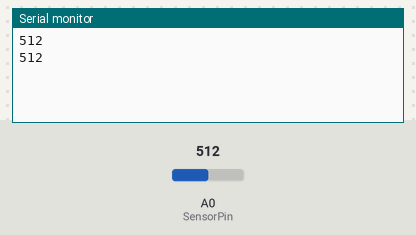
Recording of a sketch running on a simulated Arduino Uno, built with avr-gcc and run on an emulated ATmega328P. Shown: the last lines printed to the serial monitor. Inputs (shaded band) come from the test bench; at power-on: A0 (SensorPin) = 512.

Above: at 1.8 s.
1.9 s: A0 (SensorPin) set to 716
At 2.4 s:
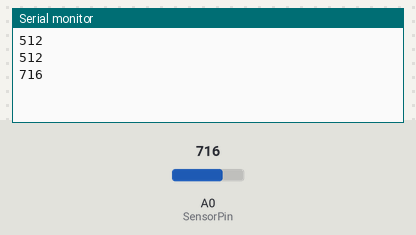
3.4 s: A0 (SensorPin) set to 900
At 4.8 s:
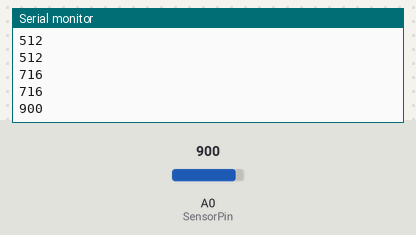
Timing chart, 0 to 6.4 s (numbered marks = the images above; inputs shaded):
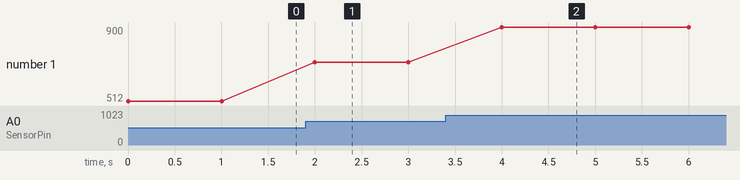

Measured:
- after the input at 1.9 s, the serial monitor: prints a new line after 0.10 s (image 1)
- after the input at 3.4 s, the serial monitor: prints a new line after 0.60 s (image 2)
- plotted number 1: 512 → 716 after the input at 1.9 s, 716 → 900 after the input at 3.4 s

The sketch:

CamBien_DoAmDat.ino
```cpp
int SensorPin = A0;
void setup()
{
  Serial.begin(9600);
  pinMode(SensorPin,INPUT);
}

void loop()
{
  int Value = analogRead(SensorPin);
  Serial.println(Value);
  delay(1000);
}
```
